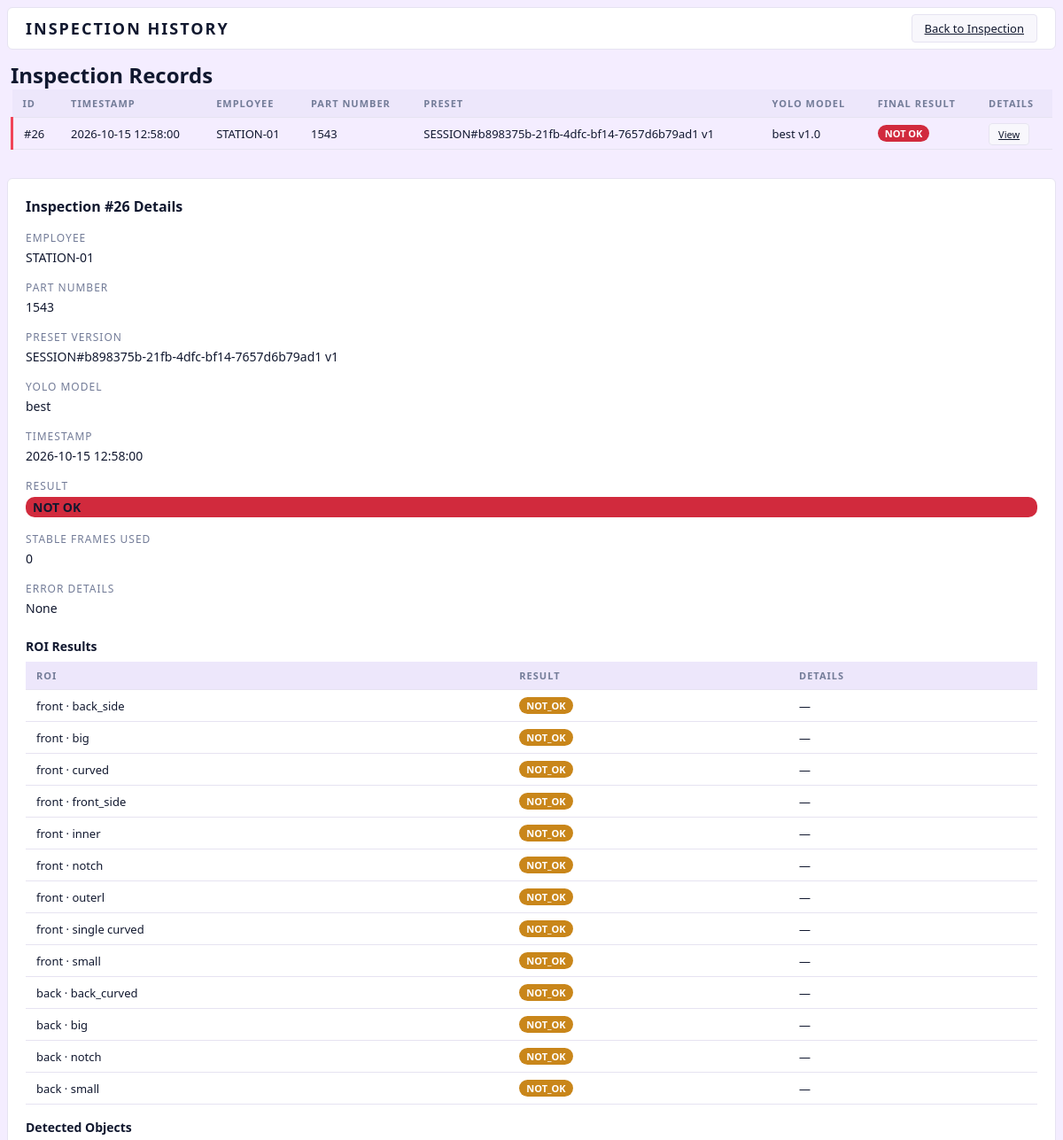
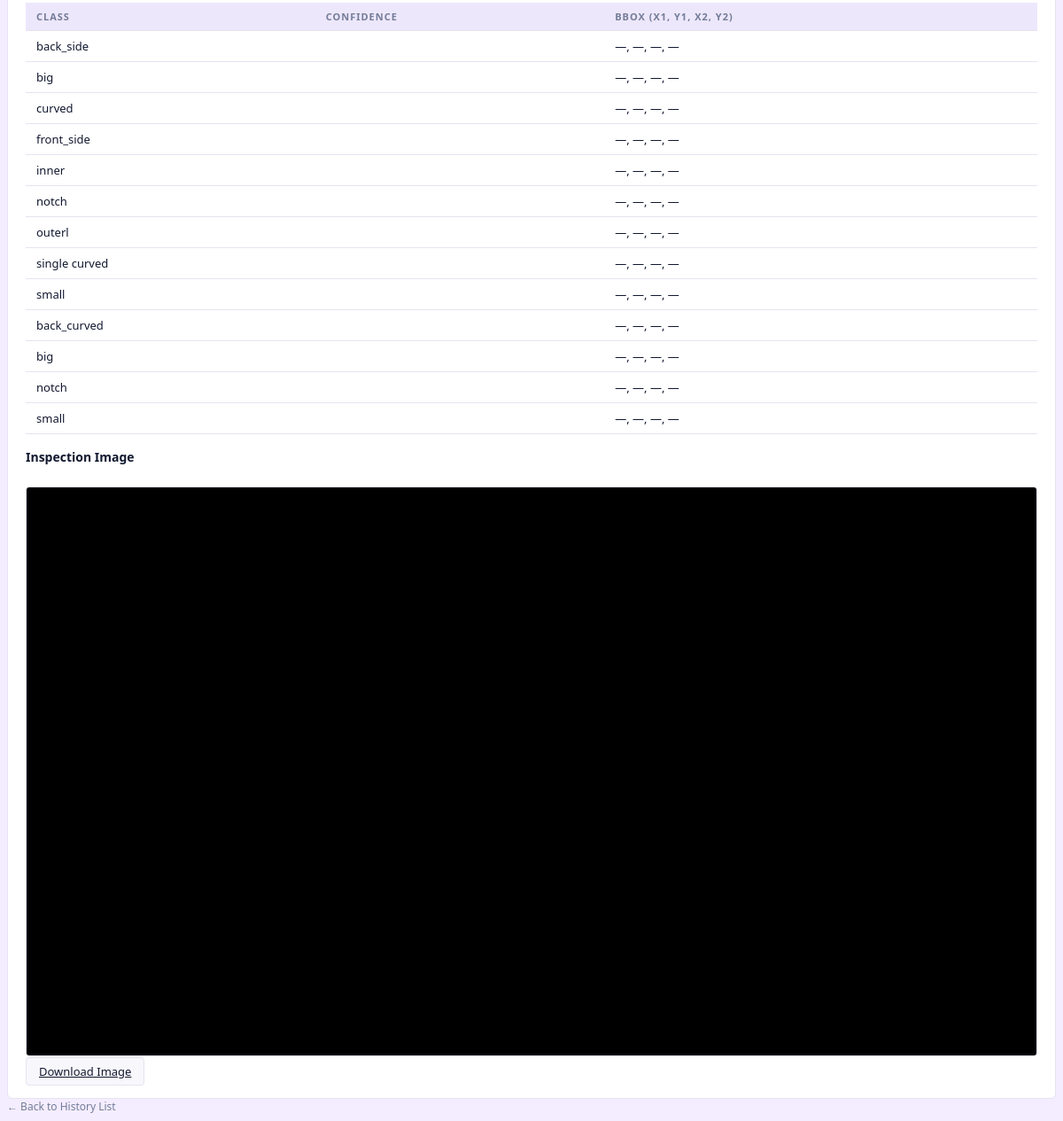
/vision-inspection/history/26/, run on the app's committed database (2 pictures, top to bottom).
### VisionInspection/models.py (models this page shows, shortened)
class VisionInspectionLog(models.Model):
    employee_code = models.CharField(max_length=100, blank=True, null=True)
    part_number = models.CharField(max_length=40, blank=True, null=True)
    barcode = models.CharField(max_length=80, blank=True, default="")
    error_details = models.TextField(blank=True, null=True)
    preset_name = models.CharField(max_length=200, blank=True, null=True)
    preset_version = models.PositiveIntegerField(blank=True, null=True)
    yolo_model_name = models.CharField(max_length=200, blank=True, null=True)
    yolo_model_version = models.CharField(max_length=100, blank=True, null=True)
    timestamp = models.DateTimeField(auto_now_add=True)
    result = models.CharField(
        max_length=20,
        choices=[
            ("OK", "OK"),
            ("NOT_OK", "NOT OK"),
            ("ERROR", "INSPECTION ERROR"),
        ],
        default="ERROR",
    )
    roi_results = models.JSONField(
        default=list,
        help_text='[{"roi_name": "ROI-01", "result": "MATCH", "expected": "bolt x4", "detected": "bolt x4"}]',
    )
    detected_objects = models.JSONField(
        default=list,
        help_text='[{"class": "bolt", "confidence": 0.92, "bbox": [x1,y1,x2,y2]}]',
    )
    inspection_image = models.ImageField(
        upload_to="vision_inspection/results/", blank=True, null=True
    )
    stable_frames_used = models.PositiveIntegerField(default=0)
    part_bbox = models.JSONField(blank=True, null=True)
    trigger_zone_polygon = models.JSONField(blank=True, null=True)
    class Meta:
        db_table = "vision_inspection_log"
        ordering = ["-timestamp"]
        verbose_name = "Vision Inspection Log"
        verbose_name_plural = "Vision Inspection Logs"
        indexes = [
            models.Index(fields=["timestamp"], name="vi_log_ts_idx"),
            models.Index(fields=["part_number"], name="vi_log_part_idx"),
            models.Index(fields=["result"], name="vi_log_result_idx"),
            models.Index(fields=["employee_code"], name="vi_log_emp_idx"),
        ]

### VisionInspection/views.py (the view)
def history_detail(request, inspection_id):
    log = get_object_or_404(VisionInspectionLog, pk=inspection_id)
    from VisionInspection.services.storage_service import image_url
    context = {
        "sidebar_active": "history",
        "logs": [log],
        "log": log,
        "inspection_image_url": image_url(log, "inspection_image"),
        "roi_results": _history_roi_rows(log),
        "detected_objects": _history_detection_rows(log),
        "date_from": "",
        "date_to": "",
        "part_number": "",
        "result": "",
    }
    return render(request, "VisionInspection/history.html", context)

### VisionInspection/services/storage_service.py (called while the page is built, shortened)
def metadata_for_field(instance, field_name, backfill=True):
    lookup = {"image_field_name": field_name}
    if instance._meta.model_name == "visioninspectionlog":
        lookup["inspection_log"] = instance
    elif instance._meta.model_name == "visioninspectionsession":
        lookup["inspection_session"] = instance
    else:
        return None
    metadata = StorageImageMetadata.objects.filter(**lookup).first()
    if metadata or not backfill:
        return metadata

def image_url(instance, field_name):
    metadata = metadata_for_field(instance, field_name)
    if not metadata:
        return ""
    return reverse("VisionInspection:storage-image", args=[metadata.pk])

### VisionInspection/views.py (called while the page is built, shortened)
def _history_roi_rows(log):
    rows = []
    for entry in log.roi_results or []:
        if not isinstance(entry, dict):
            continue
        if "results" in entry:
            side = entry.get("side") or ""
            for item in entry.get("results") or []:
                if not isinstance(item, dict):
                    continue
                stitch = item.get("stitch", "—")
                rows.append(
                    {
                        "roi_name": f"{side} · {stitch}" if side else str(stitch),
                        "result": item.get("status", ""),
                        "details": item.get("measurement") or "—",
                    }
                )
    return rows

def _history_detection_rows(log):
    rows = []
    for item in log.detected_objects or []:
        if not isinstance(item, dict):
            continue
        if "x1" in item and "class" in item:
            rows.append(item)
        elif "stitch" in item:
            rows.append(
                {
                    "class": item.get("stitch", "—"),
                    "confidence": item.get("confidence", 0),
                    "x1": "—",
                    "y1": "—",
                    "x2": "—",
                    "y2": "—",
                }
            )
    return rows

### VisionInspection/templates/VisionInspection/history.html (shortened to what this page needs)
{% load static %}
<!DOCTYPE html>
<html lang="en">
<head>
    <link rel="stylesheet" href="{% static 'VisionInspection/css/inspection.css' %}?v=20261015-1">
    <link rel="stylesheet" href="{% static 'VisionInspection/css/configuration.css' %}">
</head>
<body>
<div class="vi-container">
    <header class="vi-header">
        <div class="vi-header-left">
            <h1 class="vi-title">INSPECTION HISTORY</h1>
        </div>
        <div class="vi-header-right">
            <a href="/vision-inspection/inspection/" class="vi-btn">Back to Inspection</a>
        </div>
    </header>
    <section class="vi-history-section">
        <h2>Inspection Records</h2>
        <div class="vi-table-wrap">
        <table class="vi-table">
            <thead>
                <tr>
                    <th>ID</th>
                    <th>Timestamp</th>
                    <th>Employee</th>
                    <th>Part Number</th>
                    <th>Preset</th>
                    <th>YOLO Model</th>
                    <th>Final Result</th>
                    <th>Details</th>
                </tr>
            </thead>
            <tbody>
                {% for log in logs %}
                <tr class="{% if log.result == 'OK' %}vi-row-ok{% elif log.result == 'NOT_OK' %}vi-row-not-ok{% else %}vi-row-error{% endif %}">
                    <td>#{{ log.pk }}</td>
                    <td>{{ log.timestamp|date:"Y-m-d H:i:s" }}</td>
                    <td>{{ log.employee_code|default:"—" }}</td>
                    <td>{{ log.part_number|default:"—" }}</td>
                    <td>{{ log.preset_name|default:"—" }} v{{ log.preset_version|default:"?" }}</td>
                    <td>{{ log.yolo_model_name|default:"—" }} v{{ log.yolo_model_version|default:"?" }}</td>
                    <td>
                        <span class="vi-badge {% if log.result == 'OK' %}vi-badge-ok{% elif log.result == 'NOT_OK' %}vi-badge-not-ok{% else %}vi-badge-error{% endif %}">
                            {{ log.get_result_display }}
                        </span>
                    </td>
                    <td>
                        <a href="/vision-inspection/history/{{ log.id }}/" class="vi-btn vi-btn-sm">View</a>
                    </td>
                </tr>
                {% empty %}
                <tr><td colspan="8">No inspection records found.</td></tr>
                {% endfor %}
            </tbody>
        </table>
        </div>
    </section>
    {% if log %}
    <section class="vi-history-detail">
        <h2>Inspection #{{ log.pk }} Details</h2>
        <div class="vi-detail-grid">
            <div class="vi-detail-item">
                <label>Employee</label>
                <span>{{ log.employee_code|default:"—" }}</span>
            </div>
            <div class="vi-detail-item">
                <label>Part Number</label>
                <span>{{ log.part_number|default:"—" }}</span>
            </div>
            <div class="vi-detail-item">
                <label>Preset Version</label>
                <span>{{ log.preset_name|default:"—" }} v{{ log.preset_version|default:"?" }}</span>
            </div>
            <div class="vi-detail-item">
                <label>YOLO Model</label>
                <span>{{ log.yolo_model_name|default:"—" }}</span>
            </div>
            <div class="vi-detail-item">
                <label>Timestamp</label>
                <span>{{ log.timestamp|date:"Y-m-d H:i:s" }}</span>
            </div>
            <div class="vi-detail-item">
                <label>Result</label>
                <span class="vi-badge {% if log.result == 'OK' %}vi-badge-ok{% elif log.result == 'NOT_OK' %}vi-badge-not-ok{% else %}vi-badge-error{% endif %}">
                    {{ log.get_result_display }}
                </span>
            </div>
            <div class="vi-detail-item">
                <label>Stable Frames Used</label>
                <span>{{ log.stable_frames_used }}</span>
            </div>
            <div class="vi-detail-item">
                <label>Error Details</label>
                <span>{{ log.error_details|default:"None" }}</span>
            </div>
        </div>
        <h3>ROI Results</h3>
        <div class="vi-table-wrap">
        <table class="vi-table">
            <thead>
                <tr>
                    <th>ROI</th>
                    <th>Result</th>
                    <th>Details</th>
                </tr>
            </thead>
            <tbody>
                {% for r in roi_results %}
                <tr>
                    <td>{{ r.roi_name|default:"—" }}</td>
                    <td>
                        <span class="vi-badge {% if r.result == 'MATCH' %}vi-badge-ok{% elif r.result == 'NOT_MATCH' %}vi-badge-not-ok{% elif r.result == 'SKIPPED' %}vi-badge-skip{% else %}vi-badge-error{% endif %}">
                            {{ r.result }}
                        </span>
                    </td>
                    <td>{{ r.details|default:"—" }}</td>
                </tr>
                {% endfor %}
            </tbody>
        </table>
        </div>
        <h3>Detected Objects</h3>
        <div class="vi-table-wrap">
        <table class="vi-table">
            <thead>
                <tr>
                    <th>Class</th>
                    <th>Confidence</th>
                    <th>BBox (x1, y1, x2, y2)</th>
                </tr>
            </thead>
            <tbody>
                {% for d in detected_objects %}
                <tr>
                    <td>{{ d.class|default:"—" }}</td>
                    <td>{{ d.confidence|floatformat:2 }}</td>
                    <td>{{ d.x1 }}, {{ d.y1 }}, {{ d.x2 }}, {{ d.y2 }}</td>
                </tr>
                {% endfor %}
            </tbody>
        </table>
        </div>
        {% if inspection_image_url %}
        <h3>Inspection Image</h3>
        <img src="{{ inspection_image_url }}" class="vi-inspection-image" alt="Inspection Result">
        <a href="{{ inspection_image_url }}?download=1" class="vi-btn" download>Download Image</a>
        {% endif %}
    </section>
    {% endif %}
    <div class="vi-back-link">
        <a href="/vision-inspection/history/">← Back to History List</a>
    </div>
</div>
</body>
</html>

### VisionInspection/static/VisionInspection/css/inspection.css (style rules this page uses)
:root { --vi-bg: #F4EDFF; --vi-bg-card: #FFFFFF; --vi-bg-dark: #EDE7FB; --vi-border: #E6E3F1; --vi-text: #11182F; --vi-text-muted: #737C98; --vi-text-bright: #11182F; --vi-accent: #713CF5; --vi-accent-light: #8A4DFA; --vi-warning: #F5A623; --vi-error: #F04458; --vi-info: #8A4DFA; --vi-input-bg: #F8F7FC; --vi-input-border: #E6E3F1; --vi-green: #20B66F; --vi-red: #F04458; --vi-yellow: #F5A623; --vi-blue: #8A4DFA; --vi-badge-ok: #178f56; --vi-badge-not-ok: #d12a3d; --vi-badge-error: #c9861a; --vi-badge-skip: #737C98; }
* { margin: 0; padding: 0; box-sizing: border-box; }
body { font-family: 'Segoe UI', Tahoma, Geneva, Verdana, sans-serif; background: var(--vi-bg); color: var(--vi-text); overflow-x: hidden; overflow-y: auto; }
.vi-container { display: flex; flex-direction: column; min-height: 100vh; padding: 8px; }
.vi-table-wrap { max-width: 100%; overflow-x: auto; }
.vi-header { display: flex; justify-content: space-between; align-items: center; background: var(--vi-bg-card); border: 1px solid var(--vi-border); border-radius: 6px; padding: 10px 20px; margin-bottom: 12px; height: 48px; flex-shrink: 0; }
.vi-title { font-size: 18px; font-weight: 700; color: var(--vi-text-bright); letter-spacing: 2px; text-transform: uppercase; }
.vi-header-right { display: flex; align-items: center; gap: 16px; }
.vi-btn { background: var(--vi-input-bg); color: var(--vi-text); border: 1px solid var(--vi-input-border); border-radius: 4px; padding: 6px 14px; font-size: 13px; cursor: pointer; transition: all 0.2s; }
.vi-badge { display: inline-block; padding: 2px 8px; border-radius: 10px; font-size: 11px; font-weight: 700; text-transform: uppercase; }
.vi-badge-not-ok { background: var(--vi-badge-not-ok); color: #fff; }
.vi-badge-error { background: var(--vi-badge-error); color: #fff; }
.vi-table { width: 100%; border-collapse: collapse; font-size: 13px; }
.vi-table th, .vi-table td { padding: 8px 12px; text-align: left; border-bottom: 1px solid var(--vi-border); }
.vi-table th { background: var(--vi-bg-dark); color: var(--vi-text-muted); font-weight: 600; text-transform: uppercase; font-size: 11px; letter-spacing: 1px; }
.vi-row-not-ok { border-left: 3px solid var(--vi-red); }

### VisionInspection/static/VisionInspection/css/configuration.css (style rules this page uses)
:root { --vi-bg: #F4EDFF; --vi-bg-card: #FFFFFF; --vi-bg-dark: #EDE7FB; --vi-border: #E6E3F1; --vi-text: #11182F; --vi-text-muted: #737C98; --vi-text-bright: #11182F; --vi-accent: #713CF5; --vi-accent-light: #8A4DFA; --vi-warning: #F5A623; --vi-error: #F04458; --vi-info: #8A4DFA; --vi-input-bg: #F8F7FC; --vi-input-border: #E6E3F1; --vi-green: #20B66F; --vi-red: #F04458; --vi-yellow: #F5A623; --vi-blue: #8A4DFA; --vi-badge-ok: #178f56; --vi-badge-not-ok: #d12a3d; --vi-badge-error: #c9861a; --vi-badge-skip: #737C98; }
.vi-detail-grid { display: grid; grid-template-columns: repeat(autofill, minmax(250px, 1fr)); gap: 16px; margin-bottom: 24px; }
.vi-detail-item { display: flex; flex-direction: column; gap: 4px; }
.vi-detail-item label { font-size: 12px; color: var(--vi-text-muted); text-transform: uppercase; letter-spacing: 1px; }
.vi-detail-item span { font-size: 14px; color: var(--vi-text-bright); }
.vi-inspection-image { max-width: 100%; border: 1px solid var(--vi-border); border-radius: 4px; margin-top: 16px; }
.vi-back-link, .vi-back-link a { color: var(--vi-text-muted); font-size: 12px; text-decoration: none; }
.vi-btn-sm { padding: 4px 10px; font-size: 11px; }
.vi-history-section { padding: 0 4px; }
.vi-history-detail { margin-top: 32px; background: var(--vi-bg-card); border: 1px solid var(--vi-border); border-radius: 6px; padding: 20px; }
.vi-history-detail h2 { font-size: 16px; color: var(--vi-text-bright); margin-bottom: 16px; }
.vi-history-detail h3 { font-size: 14px; color: var(--vi-text); margin: 16px 0 8px; }

### data on the page
VisionInspectionLog: pk "26", timestamp "2026-10-15 12:58:00", employee_code "STATION-01", part_number "1543", preset_name "SESSION#b898375b-21fb-4dfc-bf14-7657d6b79ad1", preset_version "1", yolo_model_name "best", yolo_model_version "1.0", result "NOT OK", stable_frames_used "0", error_details "None"

### other printed values
{{ r.roi_name|default:"—" }} "front · back_side" "front · big" "front · curved" "front · front_side" "front · inner" "front · notch" "front · outerl" "front · single curved" "front · small" "back · back_curved" "back · big" "back · notch" "back · small"
{{ r.result }} "NOT_OK" "NOT_OK" "NOT_OK" "NOT_OK" "NOT_OK" "NOT_OK" "NOT_OK" "NOT_OK" "NOT_OK" "NOT_OK" "NOT_OK" "NOT_OK" "NOT_OK"
{{ r.details|default:"—" }} "—" "—" "—" "—" "—" "—" "—" "—" "—" "—" "—" "—" "—"
{{ d.class|default:"—" }} "back_side" "big" "curved" "front_side" "inner" "notch" "outerl" "single curved" "small" "back_curved" "big" "notch" "small"
{{ d.x1 }} "—" "—" "—" "—" "—" "—" "—" "—" "—" "—" "—" "—" "—"
{{ d.y1 }} "—" "—" "—" "—" "—" "—" "—" "—" "—" "—" "—" "—" "—"
{{ d.x2 }} "—" "—" "—" "—" "—" "—" "—" "—" "—" "—" "—" "—" "—"
{{ d.y2 }} "—" "—" "—" "—" "—" "—" "—" "—" "—" "—" "—" "—" "—"
